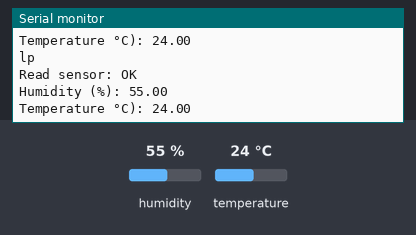
Simulated run of this sketch. Board: Arduino Uno, built with avr-gcc and run on an emulated ATmega328P. On the bench: the last lines printed to the serial monitor. Wiring (inferred from the names in the program): DHT11 sensor: data pin 8. The test bench sets the inputs (shaded band); at power-on: humidity 55 %, temperature 24 °C.

Above: at 1.8 s.
1.9 s: humidity set to 22 %
At 2.4 s:
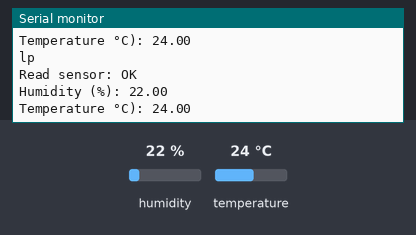
3.4 s: temperature set to 12 °C
At 4.7 s:
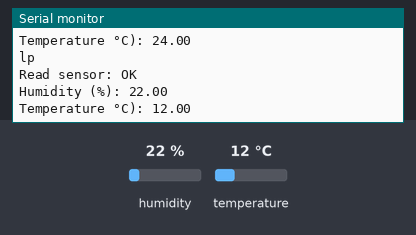
4.9 s: humidity set to 40 %
At 6.0 s:
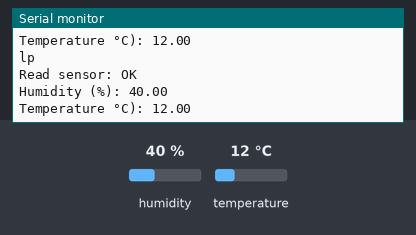
Timing chart, 0 to 7.9 s (numbered marks = the images above; inputs shaded):
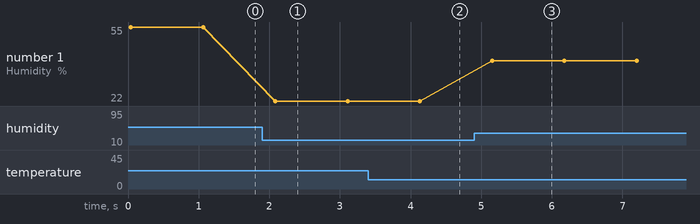

Measured:
- after the input at 1.9 s, the serial monitor: prints a new line after 0.19 s (image 1)
- after the input at 3.4 s, the serial monitor: prints a new line after 0.75 s (image 2)
- after the input at 4.9 s, the serial monitor: prints a new line after 0.25 s (image 3)
- plotted number 1: 55 → 22 after the input at 1.9 s, 22 → 40 after the input at 4.9 s

The sketch:

dht11.ino
```cpp
#include <Wire.h>
#include"dht11.h"
#include "LiquidCrystal_I2C.h" //引用I2C库
dht11 DHT11;
LiquidCrystal_I2C lcd(0x3F,16,2);

// 设置 DHT 引脚 为 Pin 8
#define DHT11PIN 8
#if defined(ARDUINO) && ARDUINO >= 100
#define printByte(args)  write(args);
#else
#define printByte(args)  print(args,BYTE);
#endif
uint8_t heart[8] = {B00000,B11110,B11010,B01001,B11110,B11010,B01001};

void setup(){
  Serial.begin(9600);
  Serial.println("serial");
}


void loop() {
  Serial.println("lp");

  int chk = DHT11.read(DHT11PIN);

  // 测试 DHT 是否正确连接
  Serial.print("Read sensor: ");
  switch (chk)
  {
    case DHTLIB_OK:
    Serial.println("OK");
    break;
    case DHTLIB_ERROR_CHECKSUM:
    Serial.println("Checksum error");
    break;
    case DHTLIB_ERROR_TIMEOUT:
    Serial.println("Time out error");
    break;
    default:
    Serial.println("Unknown error");
    break;
  }

  // 获取测量数据
  Serial.print("Humidity (%): ");
  Serial.println((float)DHT11.humidity, 2);
  float hum = (float)DHT11.humidity;
  Serial.print("Temperature °C): ");
  Serial.println((float)DHT11.temperature, 2);
  float tem = (float)DHT11.temperature;


  delay(1000);
}


//引脚连接
//VDD 供电为 3.3 ∼ 5V DC，2.DATA 串行数据，单总线 3.NC 空脚
//4.GND 接地，电源负极
//data和供电端接上拉电阻 5k左右即可
```

dht11.cpp
```cpp
// (licence header left out)
#include "dht11.h"

// Return values:
// DHTLIB_OK
// DHTLIB_ERROR_CHECKSUM
// DHTLIB_ERROR_TIMEOUT
int dht11::read(int pin)
{
	// BUFFER TO RECEIVE
	uint8_t bits[5];
	uint8_t cnt = 7;
	uint8_t idx = 0;

	// EMPTY BUFFER
	for (int i=0; i< 5; i++) bits[i] = 0;

	// REQUEST SAMPLE
	pinMode(pin, OUTPUT);
	digitalWrite(pin, LOW);
	delay(18);
	digitalWrite(pin, HIGH);
	delayMicroseconds(40);
	pinMode(pin, INPUT);

	// ACKNOWLEDGE or TIMEOUT
	unsigned int loopCnt = 10000;
	while(digitalRead(pin) == LOW)
		if (loopCnt-- == 0) return DHTLIB_ERROR_TIMEOUT;

	loopCnt = 10000;
	while(digitalRead(pin) == HIGH)
		if (loopCnt-- == 0) return DHTLIB_ERROR_TIMEOUT;

	// READ OUTPUT - 40 BITS => 5 BYTES or TIMEOUT
	for (int i=0; i<40; i++)
	{
		loopCnt = 10000;
		while(digitalRead(pin) == LOW)
			if (loopCnt-- == 0) return DHTLIB_ERROR_TIMEOUT;

		unsigned long t = micros();

		loopCnt = 10000;
		while(digitalRead(pin) == HIGH)
			if (loopCnt-- == 0) return DHTLIB_ERROR_TIMEOUT;

		if ((micros() - t) > 40) bits[idx] |= (1 << cnt);
		if (cnt == 0)   // next byte?
		{
			cnt = 7;    // restart at MSB
			idx++;      // next byte!
		}
		else cnt--;
	}

	// WRITE TO RIGHT VARS
        // as bits[1] and bits[3] are allways zero they are omitted in formulas.
	humidity    = bits[0];
	temperature = bits[2] + bits[3];

	uint8_t sum = bits[0] + bits[1]+ bits[2] + bits[3];

	if (bits[4] != sum) return DHTLIB_ERROR_CHECKSUM;
	return DHTLIB_OK;
}
//
// END OF FILE
//
```

dht11.h
```cpp
#ifndef dht11_h
#define dht11_h

#if defined(ARDUINO) && (ARDUINO >= 100)
#include <Arduino.h>
#else
#include <WProgram.h>
#endif

#define DHT11LIB_VERSION "0.4.1"

#define DHTLIB_OK				0
#define DHTLIB_ERROR_CHECKSUM	-1
#define DHTLIB_ERROR_TIMEOUT	-2

class dht11
{
public:
  int read(int pin);
	int humidity;
	int temperature;
};
#endif
//
// END OF FILE
//
```

serial_lcd.cpp
```cpp
// Based on the work by DFRobot

#include "serial_lcd.h"
#include <inttypes.h>
#if defined(ARDUINO) && ARDUINO >= 100

#include "Arduino.h"

#define printIIC(args)	Wire.write(args)
inline size_t serial_lcd::write(uint8_t value) {
	send(value, Rs);
	return 1;
}

#else
#include "WProgram.h"

#define printIIC(args)	Wire.send(args)
inline void serial_lcd::write(uint8_t value) {
	send(value, Rs);
}

#endif
#include "Wire.h"

serial_lcd::serial_lcd(uint8_t lcd_Addr,uint8_t lcd_cols,uint8_t lcd_rows)
{
  _Addr = lcd_Addr;
  _cols = lcd_cols;
  _rows = lcd_rows;
  _backlightval = LCD_NOBACKLIGHT;
}

void serial_lcd::init(){
	init_priv();
}

void serial_lcd::oled_init(){
  _oled = true;
	init_priv();
}
void serial_lcd::display() {
	_displaycontrol |= LCD_DISPLAYON;
	command(LCD_DISPLAYCONTROL | _displaycontrol);
}

void serial_lcd::begin(uint8_t cols, uint8_t lines, uint8_t dotsize) {
	if (lines > 1) {
		_displayfunction |= LCD_2LINE;
	}
	_numlines = lines;

	// for some 1 line displays you can select a 10 pixel high font
	if ((dotsize != 0) && (lines == 1)) {
		_displayfunction |= LCD_5x10DOTS;
	}

	// SEE PAGE 45/46 FOR INITIALIZATION SPECIFICATION!
	// according to datasheet, we need at least 40ms after power rises above 2.7V
	// before sending commands. Arduino can turn on way befer 4.5V so we'll wait 50
	delay(50);

	// Now we pull both RS and R/W low to begin commands
	expanderWrite(_backlightval);	// reset expanderand turn backlight off (Bit 8 =1)
	delay(1000);

  	//put the LCD into 4 bit mode
	// this is according to the hitachi HD44780 datasheet
	// figure 24, pg 46

	  // we start in 8bit mode, try to set 4 bit mode
   write4bits(0x03 << 4);
   delayMicroseconds(4500); // wait min 4.1ms

   // second try
   write4bits(0x03 << 4);
   delayMicroseconds(4500); // wait min 4.1ms

   // third go!
   write4bits(0x03 << 4);
   delayMicroseconds(150);

   // finally, set to 4-bit interface
   write4bits(0x02 << 4);


	// set # lines, font size, etc.
	command(LCD_FUNCTIONSET | _displayfunction);

	// turn the display on with no cursor or blinking default
	_displaycontrol = LCD_DISPLAYON | LCD_CURSOROFF | LCD_BLINKOFF;
	display();

	// clear it off
	clear();
	_displaymode = LCD_ENTRYLEFT | LCD_ENTRYSHIFTDECREMENT;

	command(LCD_ENTRYMODESET | _displaymode);

	home();

}

void serial_lcd::clear(){    //屏幕清理
	command(LCD_CLEARDISPLAY);// clear display, set cursor position to zero
	delayMicroseconds(2000);
  if (_oled) setCursor(0,0);   //发光时重新设置光标
}

void serial_lcd::home(){
	command(LCD_RETURNHOME);  // set cursor position to zero
	delayMicroseconds(2000);  // this command takes a long time!
}
//设置光标位置
void serial_lcd::setCursor(uint8_t col, uint8_t row){
	int row_offsets[] = { 0x00, 0x40, 0x14, 0x54 };
	if ( row > _numlines ) {
		row = _numlines-1;
	}
	command(LCD_SETDDRAMADDR | (col + row_offsets[row]));
}

//是否显示光标
void serial_lcd::noCursor() {
	_displaycontrol &= ~LCD_CURSORON;
	command(LCD_DISPLAYCONTROL | _displaycontrol);
}
void serial_lcd::cursor() {
	_displaycontrol |= LCD_CURSORON;
	command(LCD_DISPLAYCONTROL | _displaycontrol);
}

//控制背景灯是否亮
void serial_lcd::noBacklight(void) {
	_backlightval=LCD_NOBACKLIGHT;
	expanderWrite(0);
}

void serial_lcd::backlight(void) {
	_backlightval=LCD_BACKLIGHT;
	expanderWrite(0);
}


inline void serial_lcd::command(uint8_t value) {
	send(value, 0);
}


//写命令或者数据
void serial_lcd::send(uint8_t value, uint8_t mode) {
	uint8_t highnib=value&0xf0;
	uint8_t lownib=(value<<4)&0xf0;
    write4bits((highnib)|mode);
	write4bits((lownib)|mode);
}

void serial_lcd::write4bits(uint8_t value) {
	expanderWrite(value);
	pulseEnable(value);
}

void serial_lcd::expanderWrite(uint8_t _data){
	Wire.beginTransmission(_Addr);
	printIIC((int)(_data) | _backlightval);
	Wire.endTransmission();
}

void serial_lcd::pulseEnable(uint8_t _data){
	expanderWrite(_data | En);	// En high
	delayMicroseconds(1);		// enable pulse must be >450ns

	expanderWrite(_data & ~En);	// En low
	delayMicroseconds(50);
}
void serial_lcd::init_priv()
{
	Wire.begin();
	_displayfunction = LCD_4BITMODE | LCD_1LINE | LCD_5x8DOTS;
	begin(_cols, _rows);
}
```

serial_lcd.h
```cpp
#ifndef serial_lcd_h
#define serial_lcd_h

#include <inttypes.h>
#include "Print.h"
#include <Wire.h>

// commands
#define LCD_CLEARDISPLAY 0x01
#define LCD_RETURNHOME 0x02
#define LCD_ENTRYMODESET 0x04
#define LCD_DISPLAYCONTROL 0x08
#define LCD_CURSORSHIFT 0x10
#define LCD_FUNCTIONSET 0x20
#define LCD_SETCGRAMADDR 0x40
#define LCD_SETDDRAMADDR 0x80

// flags for display entry mode
#define LCD_ENTRYRIGHT 0x00
#define LCD_ENTRYLEFT 0x02
#define LCD_ENTRYSHIFTINCREMENT 0x01
#define LCD_ENTRYSHIFTDECREMENT 0x00

// flags for display on/off control
#define LCD_DISPLAYON 0x04
#define LCD_DISPLAYOFF 0x00
#define LCD_CURSORON 0x02
#define LCD_CURSOROFF 0x00
#define LCD_BLINKON 0x01
#define LCD_BLINKOFF 0x00

// flags for display/cursor shift
#define LCD_DISPLAYMOVE 0x08
#define LCD_CURSORMOVE 0x00
#define LCD_MOVERIGHT 0x04
#define LCD_MOVELEFT 0x00

// flags for function set
#define LCD_8BITMODE 0x10
#define LCD_4BITMODE 0x00
#define LCD_2LINE 0x08
#define LCD_1LINE 0x00
#define LCD_5x10DOTS 0x04
#define LCD_5x8DOTS 0x00

// flags for backlight control
#define LCD_BACKLIGHT 0x08
#define LCD_NOBACKLIGHT 0x00

#define En B00000100  // Enable bit
#define Rw B00000010  // Read/Write bit
#define Rs B00000001  // Register select bit
class serial_lcd : public Print {
public:
  serial_lcd(uint8_t lcd_Addr,uint8_t lcd_cols,uint8_t lcd_rows);
  void begin(uint8_t cols, uint8_t rows, uint8_t charsize = LCD_5x8DOTS );
  void setCursor(uint8_t, uint8_t);
  void clear();
  void home();
  void noCursor();
  void cursor();
  void noBacklight();
  void backlight();
  void display();
#if defined(ARDUINO) && ARDUINO >= 100
  virtual size_t write(uint8_t);
#else
  virtual void write(uint8_t);
#endif
  void command(uint8_t);
  void init();
  void oled_init();


private:
  void init_priv();
  void send(uint8_t, uint8_t);
  void write4bits(uint8_t);
  void expanderWrite(uint8_t);
  void pulseEnable(uint8_t);
  uint8_t _Addr;
  uint8_t _displayfunction;
  uint8_t _displaycontrol;
  uint8_t _displaymode;
  uint8_t _numlines;
  bool _oled = false;
  uint8_t _cols;
  uint8_t _rows;
  uint8_t _backlightval;

};


#endif
```
